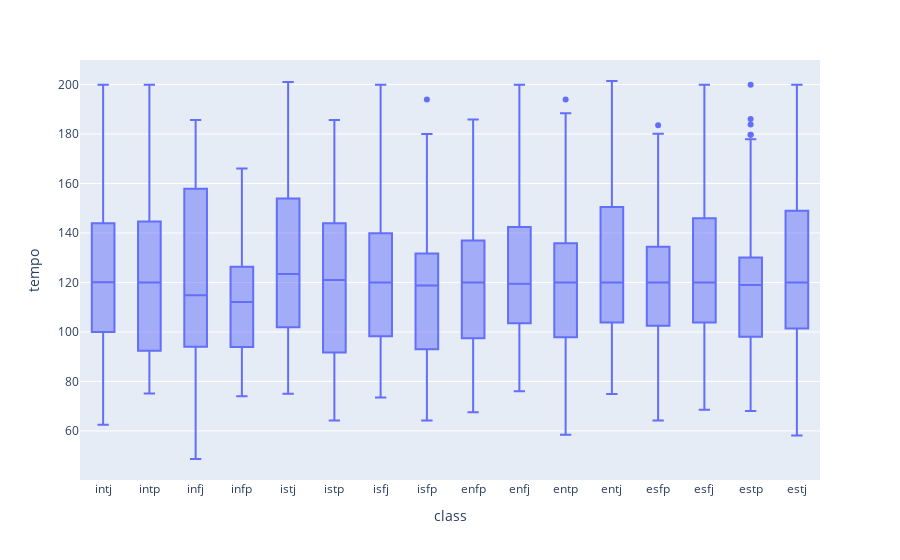

Here is the notebook cell this chart was saved with:
### Code cell
print("Tempo field")

fig = px.box(df, x="class", y="tempo")
fig.show()

### Figure 1 — Plotly figure (JSON) as saved in the notebook; plotly's stock layout.template omitted (floating-point values rounded to 4 significant figures; data arrays with more than 128 entries replaced by an {"elided": "..."} marker saying what was removed)
{"data": [{"alignmentgroup": "True", "hovertemplate": "class=%{x}<br>tempo=%{y}<extra></extra>", "legendgroup": "", "marker": {"color": "#636efa"}, "name": "", "notched": false, "offsetgroup": "", "orientation": "v", "showlegend": false, "type": "box", "x": {"elided": "905 str values"}, "x0": " ", "xaxis": "x", "y": {"elided": "905 float values"}, "y0": " ", "yaxis": "y"}], "layout": {"boxmode": "group", "legend": {"tracegroupgap": 0}, "margin": {"t": 60}, "xaxis": {"anchor": "y", "domain": [0, 1], "title": {"text": "class"}}, "yaxis": {"anchor": "x", "domain": [0, 1], "title": {"text": "tempo"}}}}
